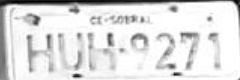
#> input picture exercicio-04/HUH9271.png, 240 x 80 px
$ jupyter execute Untitled.ipynb
#> lines starting #> are read from the running program, lines starting #| are printed output that depends on the picture; after the words box and inside, x2 and y2 are one past the last pixel; in counts of white or black regions, pixels touching at a corner belong together
[cell 1]
import cv2
import numpy as np

Segmentação e detecção de borda

[cell 2]
placa = cv2.imread('HUH9271.png', 0)
#> placa is the input picture: shape (80, 240); min 1, max 255, mean 222.4
placa_copy = placa.copy()
ret,thr = cv2.threshold(placa, 0, 255, cv2.THRESH_BINARY |cv2.THRESH_OTSU)
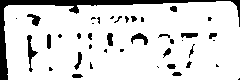
#> thr: shape (80, 240); 86.2% white; 41 black regions (22 under 20 px), largest, box (x1, y1, x2, y2) and area: (0, 0, 240, 80) 1513, (27, 35, 38, 72) 139, (131, 33, 148, 45) 98
#> ret = 176
cv2.imshow('win1', thr)
cv2.imshow('placa', placa)
cv2.waitKey(0)
cv2.destroyAllWindows()

[cell 3]
edges = cv2.Canny(placa_copy,50,200)
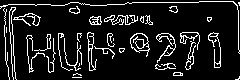
#> edges: shape (80, 240); 11.2% white in thin lines or dots
cv2.imshow('placa', placa_copy)
cv2.imshow('placa', edges)
cv2.waitKey(0)
cv2.destroyAllWindows()

[cell 4]
cv2.imwrite("THRESH_OTSU.jpg", thr)
#> Out = True

[cell 5]
cv2.imwrite("canny.jpg", edges)
#> Out = True
